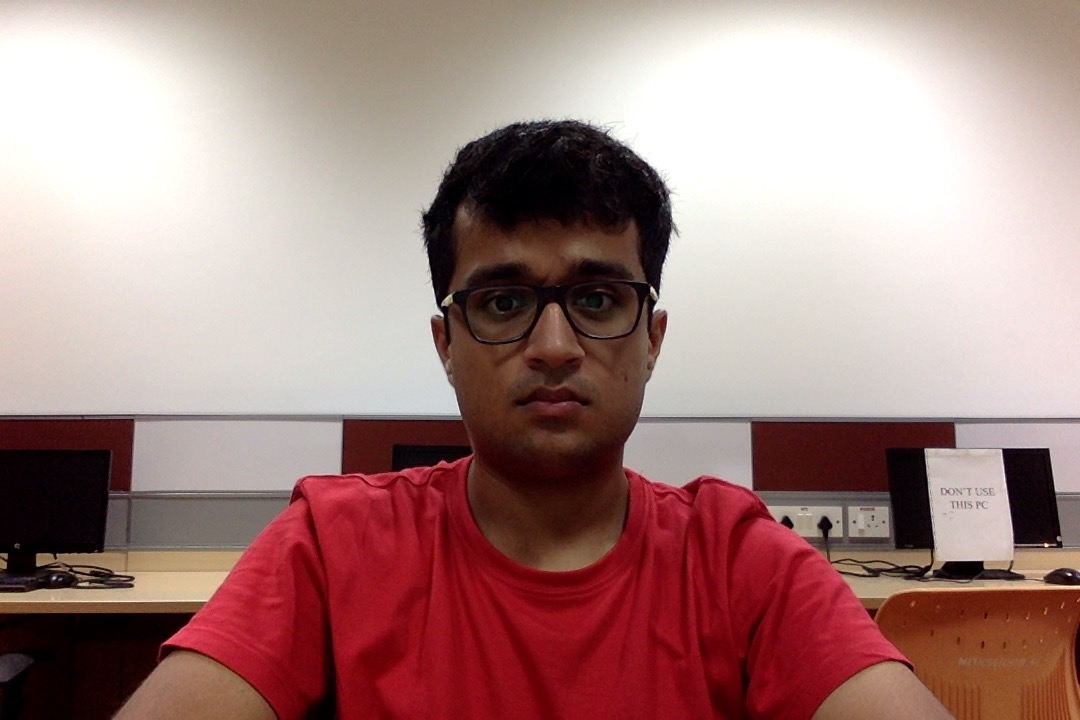
%> input picture Retinal Scan Work/ImageFuse/me1.jpg, 1080 x 720 px
$ octave imageFuse.m   (GNU Octave 9; MATLAB toolbox functions it lacks are replaced by stand-ins)
%> lines starting %> are read from the running program, lines starting %| are printed output that depends on the picture
A=imread('me1.jpg');
%> A is the input picture: size 720x1080x3 uint8; mean R, G, B 166.1, 132.5, 129
B=imread('me2.jpg');
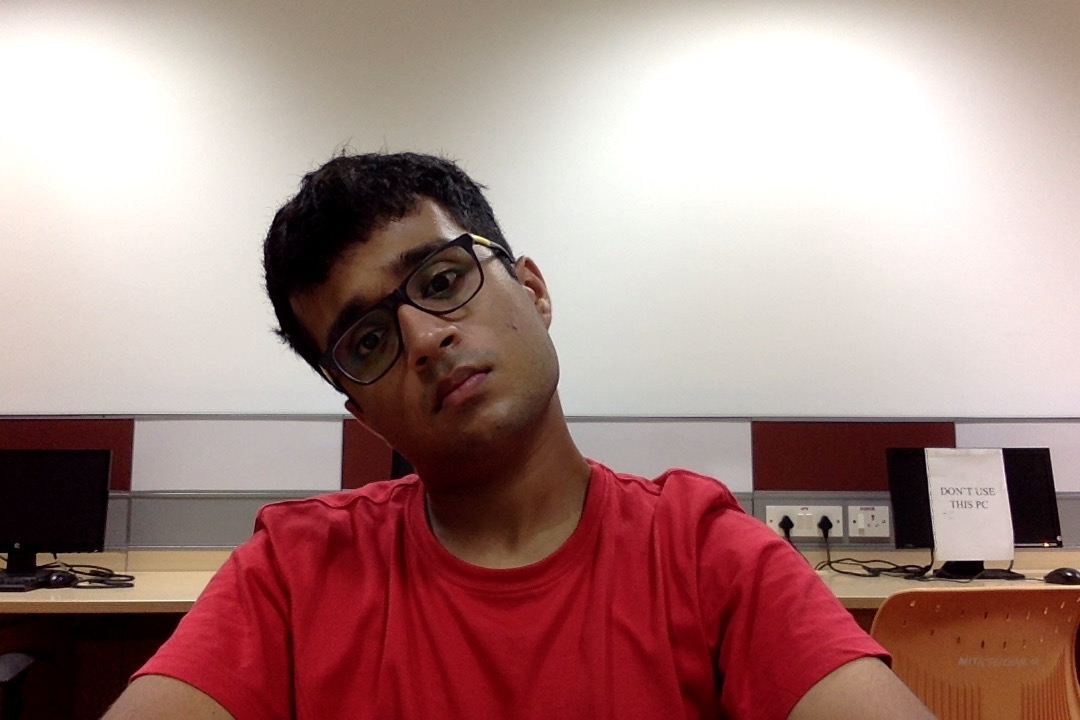
%> input picture Retinal Scan Work/ImageFuse/me2.jpg, 1080 x 720 px
%> B is the input picture: size 720x1080x3 uint8; mean R, G, B 168.7, 135.4, 131.5
C = imread('me3.jpg');
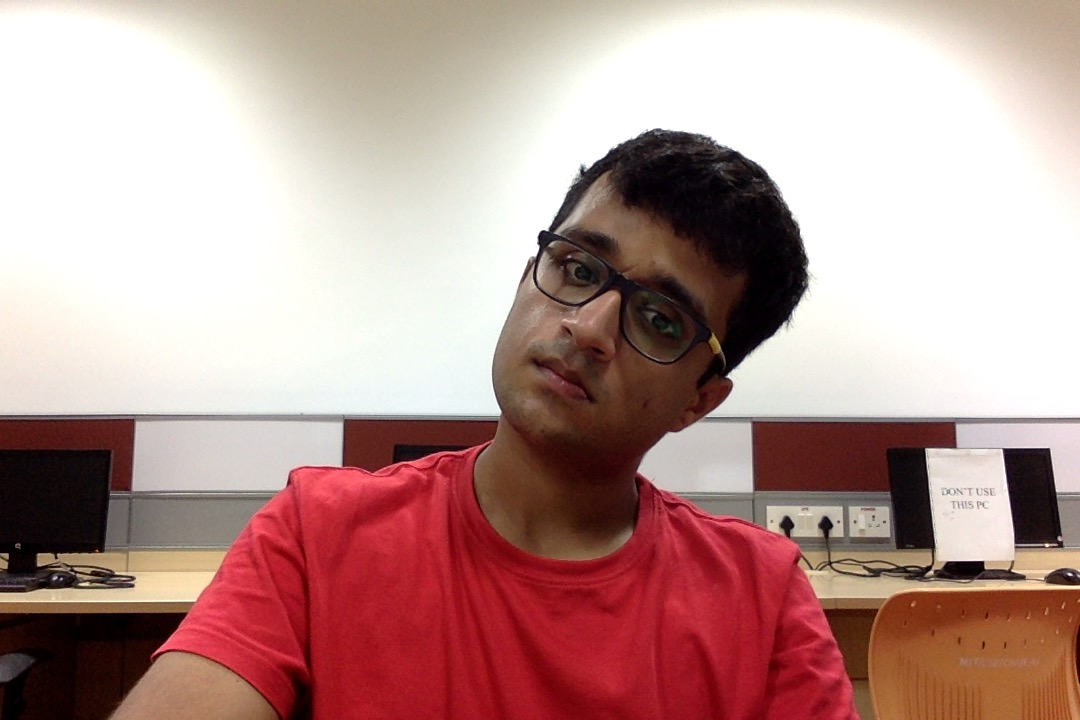
%> input picture Retinal Scan Work/ImageFuse/me3.jpg, 1080 x 720 px
%> C is the input picture: size 720x1080x3 uint8; mean R, G, B 184.3, 150.5, 145.9
imshow(A);
hold on;
h=imshow(B);
set(h,'Alphadata',0.75);
hold on;
h=imshow(C);
set(h,'Alphadata',0.5);
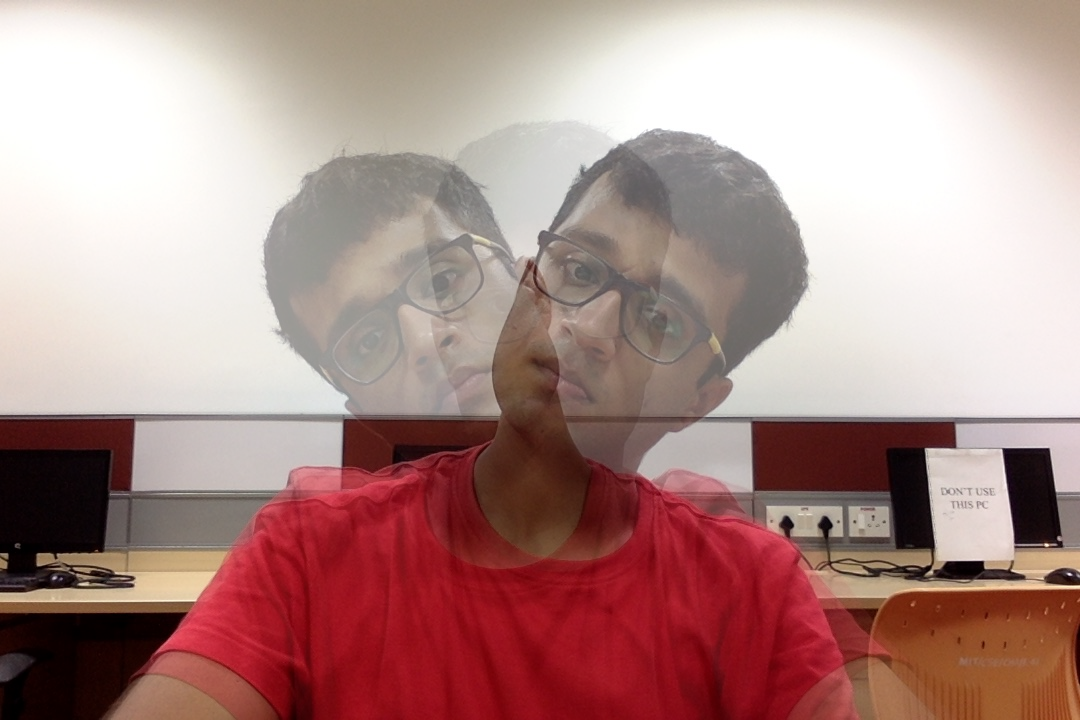
%> figure redrawn from the program's plot data
